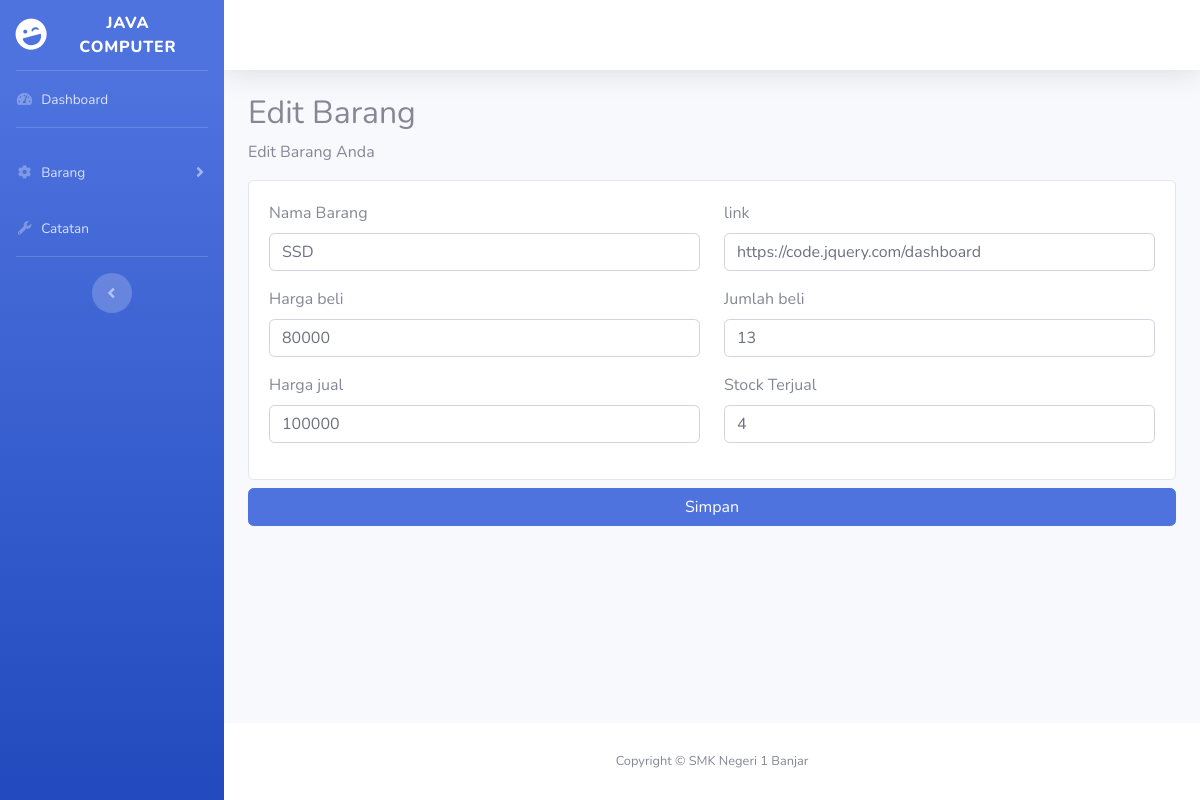
/editbarang.php?id_barang=7, run on the app's committed database.
### tables this page shows
CREATE TABLE `barang` (
  `id_barang` int(255) NOT NULL,
  `nama_barang` varchar(255) NOT NULL,
  `link` varchar(255) NOT NULL,
  `harga_beli` int(255) NOT NULL,
  `jumlah_beli` int(255) NOT NULL,
  `harga_jual` int(255) NOT NULL,
  `stock_terjual` int(255) NOT NULL
);

### editbarang.php (the view, shortened to what this page needs)
<?php
  include "koneksi.php";
  $id_barang = $_GET['id_barang'];
  $d = mysqli_query($koneksi, "SELECT * FROM barang WHERE id_barang='$id_barang'");
  $hasil = mysqli_fetch_array($d);
?>
<!DOCTYPE html>
<html lang="en">
<head>
    <link href="vendor/fontawesome-free/css/all.min.css" rel="stylesheet" type="text/css">
    <link href="css/sb-admin-2.min.css" rel="stylesheet">
</head>
<body id="page-top">
    <div id="wrapper">
        <ul class="navbar-nav bg-gradient-primary sidebar sidebar-dark accordion" id="accordionSidebar">
            <a class="sidebar-brand d-flex align-items-center justify-content-center" href="index.php">
                <div class="sidebar-brand-icon rotate-n-15">
                    <i class="fas fa-laugh-wink"></i>
                </div>
                <div class="sidebar-brand-text mx-3">Java Computer</div>
            </a>
            <hr class="sidebar-divider my-0">
            <li class="nav-item">
                <a class="nav-link" href="index.php">
                    <i class="fas fa-fw fa-tachometer-alt"></i>
                    <span>Dashboard</span></a>
            </li>
            <hr class="sidebar-divider">
            <li class="nav-item">
                <a class="nav-link collapsed" href="#" data-toggle="collapse" data-target="#collapseTwo"
                    aria-expanded="true" aria-controls="collapseTwo">
                    <i class="fas fa-fw fa-cog"></i>
                    <span>Barang</span>
                </a>
            </li>
            <li class="nav-item">
                <a class="nav-link" href="catatan.php" data-target="#collapseUtilities"
                    aria-expanded="true" aria-controls="collapseUtilities">
                    <i class="fas fa-fw fa-wrench"></i>
                    <span>Catatan</span>
                </a>
            </li>
            <hr class="sidebar-divider d-none d-md-block">
            <div class="text-center d-none d-md-inline">
                <button class="rounded-circle border-0" id="sidebarToggle"></button>
            </div>
        </ul>
        <div id="content-wrapper" class="d-flex flex-column">
            <div id="content">
                <nav class="navbar navbar-expand navbar-light bg-white topbar mb-4 static-top shadow">
                </nav>
                <div class="container-fluid">
              <div class="dashboard-heading">
                <h2 class="dashboard-title">Edit Barang</h2>
                <p class="dashboard-subtitle">Edit Barang Anda</p>
              </div>
              <div class="dashboard-content">
                <div class="row">
                  <div class="col-12">
                    <form method="POST" action="ebarang.php?id_barang=<?= $_GET['id_barang']; ?>">
                      <div class="card">
                        <div class="card-body">
                          <div class="row">
                            <div class="col-md-6">
                              <div class="form-group">
                                <label for="name">Nama Barang</label>
                                <input
                                    type="text"
                                    class="form-control"
                                    id="name"
                                    value="<?php echo $hasil['nama_barang'] ?>"
                                    name="nama_barang" />
                              </div>
                            </div>
                            <div class="col-md-6">
                              <div class="form-group">
                                <label for="link">link</label>
                                <input
                                    type="text"
                                    class="form-control"
                                    id="link"
                                    value="<?php echo $hasil['link'] ?>"
                                    name="link" />
                              </div>
                            </div>
                            <div class="col-md-6">
                              <div class="form-group">
                                <label for="hargabeli">Harga beli</label>
                                <input
                                    type="number"
                                    class="form-control"
                                    id="hargabeli"
                                    value="<?php echo $hasil['harga_beli'] ?>"
                                    name="harga_beli" />
                              </div>
                            </div>
                            <div class="col-md-6">
                              <div class="form-group">
                                <label for="jumlahbeli">Jumlah beli</label>
                                <input
                                    type="number"
                                    class="form-control"
                                    id="jumlahbeli"
                                    value="<?php echo $hasil['jumlah_beli'] ?>"
                                    name="jumlah_beli" />
                              </div>
                            </div>
                            <div class="col-md-6">
                              <div class="form-group">
                                <label for="hargajual">Harga jual</label>
                                <input
                                    type="number"
                                    class="form-control"
                                    id="hargajual"
                                    value="<?php echo $hasil['harga_jual'] ?>"
                                    name="harga_jual" />
                              </div>
                            </div>
                            <div class="col-md-6">
                              <div class="form-group">
                                <label for="stockterjual">Stock Terjual</label>
                                <input
                                    type="number"
                                    class="form-control"
                                    id="stockterjual"
                                    value="<?php echo $hasil['stock_terjual'] ?>"
                                    name="stock_terjual" />
                              </div>
                            </div>
                          </div>
                        </div>
                      </div>
                      <div class="row mt-2">
                        <div class="col">
                          <button type="submit" class="btn btn-primary btn-block px-5" value="simpan">Simpan</button>
                        </div>
                      </div>
                    </form>
                  </div>
                </div>
              </div>
            </div>
            </div>
            <footer class="sticky-footer bg-white">
                <div class="container my-auto">
                    <div class="copyright text-center my-auto">
                        <span>Copyright &copy; SMK Negeri 1 Banjar</span>
                    </div>
                </div>
            </footer>
        </div>
    </div>
</body>
</html

### data on the page
barang: nama_barang "SSD", link "https://code.jquery.com/dashboard", harga_beli "80000", jumlah_beli "13", harga_jual "100000", stock_terjual "4"
